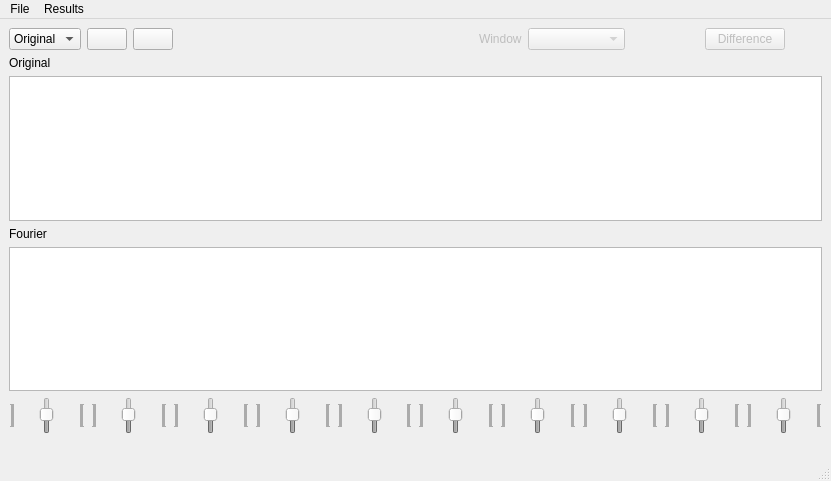
<?xml version="1.0" encoding="UTF-8"?>
<ui version="4.0">
 <class>MainWindow</class>
 <widget class="QMainWindow" name="MainWindow">
  <property name="geometry">
   <rect>
    <x>0</x>
    <y>0</y>
    <width>831</width>
    <height>481</height>
   </rect>
  </property>
  <property name="windowTitle">
   <string>MainWindow</string>
  </property>
  <widget class="QWidget" name="centralwidget">
   <layout class="QGridLayout" name="gridLayout">
    <item row="0" column="0">
     <layout class="QHBoxLayout" name="horizontalLayout_10">
      <property name="sizeConstraint">
       <enum>QLayout::SetMinAndMaxSize</enum>
      </property>
      <item>
       <widget class="QComboBox" name="comboBox">
        <property name="sizePolicy">
         <sizepolicy hsizetype="Fixed" vsizetype="Fixed">
          <horstretch>0</horstretch>
          <verstretch>0</verstretch>
         </sizepolicy>
        </property>
        <item>
         <property name="text">
          <string>Original</string>
         </property>
        </item>
        <item>
         <property name="text">
          <string>EQ1</string>
         </property>
        </item>
        <item>
         <property name="text">
          <string>EQ2</string>
         </property>
        </item>
       </widget>
      </item>
      <item>
       <widget class="QPushButton" name="pushButton">
        <property name="sizePolicy">
         <sizepolicy hsizetype="Fixed" vsizetype="Fixed">
          <horstretch>0</horstretch>
          <verstretch>0</verstretch>
         </sizepolicy>
        </property>
        <property name="text">
         <string/>
        </property>
        <property name="icon">
         <iconset>
          <normaloff>../pyqt practice/play.png</normaloff>../pyqt practice/play.png</iconset>
        </property>
       </widget>
      </item>
      <item>
       <widget class="QPushButton" name="pushButton_2">
        <property name="sizePolicy">
         <sizepolicy hsizetype="Fixed" vsizetype="Fixed">
          <horstretch>0</horstretch>
          <verstretch>0</verstretch>
         </sizepolicy>
        </property>
        <property name="text">
         <string/>
        </property>
        <property name="icon">
         <iconset>
          <normaloff>PngItem_2686305.png</normaloff>PngItem_2686305.png</iconset>
        </property>
       </widget>
      </item>
      <item>
       <spacer name="horizontalSpacer_9">
        <property name="orientation">
         <enum>Qt::Horizontal</enum>
        </property>
        <property name="sizeType">
         <enum>QSizePolicy::Fixed</enum>
        </property>
        <property name="sizeHint" stdset="0">
         <size>
          <width>300</width>
          <height>20</height>
         </size>
        </property>
       </spacer>
      </item>
      <item>
       <widget class="QLabel" name="label">
        <property name="enabled">
         <bool>false</bool>
        </property>
        <property name="sizePolicy">
         <sizepolicy hsizetype="Fixed" vsizetype="Fixed">
          <horstretch>0</horstretch>
          <verstretch>0</verstretch>
         </sizepolicy>
        </property>
        <property name="text">
         <string>Window</string>
        </property>
       </widget>
      </item>
      <item>
       <widget class="QComboBox" name="comboBox_2">
        <property name="enabled">
         <bool>false</bool>
        </property>
        <property name="sizePolicy">
         <sizepolicy hsizetype="Fixed" vsizetype="Fixed">
          <horstretch>0</horstretch>
          <verstretch>0</verstretch>
         </sizepolicy>
        </property>
        <item>
         <property name="text">
          <string/>
         </property>
        </item>
        <item>
         <property name="text">
          <string>Rectangular</string>
         </property>
        </item>
        <item>
         <property name="text">
          <string>Hamming</string>
         </property>
        </item>
        <item>
         <property name="text">
          <string>Hanning</string>
         </property>
        </item>
       </widget>
      </item>
      <item>
       <spacer name="horizontalSpacer_12">
        <property name="orientation">
         <enum>Qt::Horizontal</enum>
        </property>
        <property name="sizeType">
         <enum>QSizePolicy::Fixed</enum>
        </property>
        <property name="sizeHint" stdset="0">
         <size>
          <width>74</width>
          <height>20</height>
         </size>
        </property>
       </spacer>
      </item>
      <item>
       <widget class="QPushButton" name="pushButton_3">
        <property name="enabled">
         <bool>false</bool>
        </property>
        <property name="sizePolicy">
         <sizepolicy hsizetype="Fixed" vsizetype="Fixed">
          <horstretch>0</horstretch>
          <verstretch>0</verstretch>
         </sizepolicy>
        </property>
        <property name="text">
         <string>Difference</string>
        </property>
       </widget>
      </item>
      <item>
       <spacer name="horizontalSpacer">
        <property name="orientation">
         <enum>Qt::Horizontal</enum>
        </property>
        <property name="sizeHint" stdset="0">
         <size>
          <width>9</width>
          <height>20</height>
         </size>
        </property>
       </spacer>
      </item>
     </layout>
    </item>
    <item row="1" column="0">
     <layout class="QGridLayout" name="gridLayout_7">
      <item row="4" column="0">
       <layout class="QGridLayout" name="gridLayout_6">
        <item row="0" column="9">
         <widget class="QSlider" name="s10">
          <property name="enabled">
           <bool>false</bool>
          </property>
          <property name="sizePolicy">
           <sizepolicy hsizetype="Expanding" vsizetype="Expanding">
            <horstretch>0</horstretch>
            <verstretch>0</verstretch>
           </sizepolicy>
          </property>
          <property name="minimum">
           <number>-12</number>
          </property>
          <property name="maximum">
           <number>12</number>
          </property>
          <property name="value">
           <number>1</number>
          </property>
          <property name="sliderPosition">
           <number>1</number>
          </property>
          <property name="orientation">
           <enum>Qt::Vertical</enum>
          </property>
          <property name="tickPosition">
           <enum>QSlider::TicksBothSides</enum>
          </property>
          <property name="tickInterval">
           <number>1</number>
          </property>
         </widget>
        </item>
        <item row="0" column="8">
         <widget class="QSlider" name="s9">
          <property name="enabled">
           <bool>false</bool>
          </property>
          <property name="sizePolicy">
           <sizepolicy hsizetype="Expanding" vsizetype="Expanding">
            <horstretch>0</horstretch>
            <verstretch>0</verstretch>
           </sizepolicy>
          </property>
          <property name="minimum">
           <number>-12</number>
          </property>
          <property name="maximum">
           <number>12</number>
          </property>
          <property name="value">
           <number>1</number>
          </property>
          <property name="sliderPosition">
           <number>1</number>
          </property>
          <property name="orientation">
           <enum>Qt::Vertical</enum>
          </property>
          <property name="tickPosition">
           <enum>QSlider::TicksBothSides</enum>
          </property>
          <property name="tickInterval">
           <number>1</number>
          </property>
         </widget>
        </item>
        <item row="0" column="5">
         <widget class="QSlider" name="s6">
          <property name="enabled">
           <bool>false</bool>
          </property>
          <property name="sizePolicy">
           <sizepolicy hsizetype="Expanding" vsizetype="Expanding">
            <horstretch>0</horstretch>
            <verstretch>0</verstretch>
           </sizepolicy>
          </property>
          <property name="minimum">
           <number>-12</number>
          </property>
          <property name="maximum">
           <number>12</number>
          </property>
          <property name="value">
           <number>1</number>
          </property>
          <property name="orientation">
           <enum>Qt::Vertical</enum>
          </property>
          <property name="tickPosition">
           <enum>QSlider::TicksBothSides</enum>
          </property>
          <property name="tickInterval">
           <number>1</number>
          </property>
         </widget>
        </item>
        <item row="0" column="4">
         <widget class="QSlider" name="s5">
          <property name="enabled">
           <bool>false</bool>
          </property>
          <property name="sizePolicy">
           <sizepolicy hsizetype="Expanding" vsizetype="Expanding">
            <horstretch>0</horstretch>
            <verstretch>0</verstretch>
           </sizepolicy>
          </property>
          <property name="minimum">
           <number>-12</number>
          </property>
          <property name="maximum">
           <number>12</number>
          </property>
          <property name="value">
           <number>1</number>
          </property>
          <property name="orientation">
           <enum>Qt::Vertical</enum>
          </property>
          <property name="tickPosition">
           <enum>QSlider::TicksBothSides</enum>
          </property>
          <property name="tickInterval">
           <number>1</number>
          </property>
         </widget>
        </item>
        <item row="0" column="3">
         <widget class="QSlider" name="s4">
          <property name="enabled">
           <bool>false</bool>
          </property>
          <property name="sizePolicy">
           <sizepolicy hsizetype="Expanding" vsizetype="Expanding">
            <horstretch>0</horstretch>
            <verstretch>0</verstretch>
           </sizepolicy>
          </property>
          <property name="minimum">
           <number>-12</number>
          </property>
          <property name="maximum">
           <number>12</number>
          </property>
          <property name="value">
           <number>1</number>
          </property>
          <property name="orientation">
           <enum>Qt::Vertical</enum>
          </property>
          <property name="tickPosition">
           <enum>QSlider::TicksBothSides</enum>
          </property>
          <property name="tickInterval">
           <number>1</number>
          </property>
         </widget>
        </item>
        <item row="0" column="2">
         <widget class="QSlider" name="s3">
          <property name="enabled">
           <bool>false</bool>
          </property>
          <property name="sizePolicy">
           <sizepolicy hsizetype="Expanding" vsizetype="Expanding">
            <horstretch>0</horstretch>
            <verstretch>0</verstretch>
           </sizepolicy>
          </property>
          <property name="minimum">
           <number>-12</number>
          </property>
          <property name="maximum">
           <number>12</number>
          </property>
          <property name="value">
           <number>1</number>
          </property>
          <property name="orientation">
           <enum>Qt::Vertical</enum>
          </property>
          <property name="tickPosition">
           <enum>QSlider::TicksBothSides</enum>
          </property>
          <property name="tickInterval">
           <number>1</number>
          </property>
         </widget>
        </item>
        <item row="0" column="1">
         <widget class="QSlider" name="s2">
          <property name="enabled">
           <bool>false</bool>
          </property>
          <property name="sizePolicy">
           <sizepolicy hsizetype="Expanding" vsizetype="Expanding">
            <horstretch>0</horstretch>
            <verstretch>0</verstretch>
           </sizepolicy>
          </property>
          <property name="minimum">
           <number>-12</number>
          </property>
          <property name="maximum">
           <number>12</number>
          </property>
          <property name="value">
           <number>1</number>
          </property>
          <property name="orientation">
           <enum>Qt::Vertical</enum>
          </property>
          <property name="tickPosition">
           <enum>QSlider::TicksBothSides</enum>
          </property>
          <property name="tickInterval">
           <number>1</number>
          </property>
         </widget>
        </item>
        <item row="0" column="0">
         <widget class="QSlider" name="s1">
          <property name="enabled">
           <bool>false</bool>
          </property>
          <property name="sizePolicy">
           <sizepolicy hsizetype="Expanding" vsizetype="Expanding">
            <horstretch>0</horstretch>
            <verstretch>0</verstretch>
           </sizepolicy>
          </property>
          <property name="minimum">
           <number>-12</number>
          </property>
          <property name="maximum">
           <number>12</number>
          </property>
          <property name="value">
           <number>1</number>
          </property>
          <property name="orientation">
           <enum>Qt::Vertical</enum>
          </property>
          <property name="tickPosition">
           <enum>QSlider::TicksBothSides</enum>
          </property>
          <property name="tickInterval">
           <number>1</number>
          </property>
         </widget>
        </item>
        <item row="0" column="7">
         <widget class="QSlider" name="s8">
          <property name="enabled">
           <bool>false</bool>
          </property>
          <property name="sizePolicy">
           <sizepolicy hsizetype="Expanding" vsizetype="Expanding">
            <horstretch>0</horstretch>
            <verstretch>0</verstretch>
           </sizepolicy>
          </property>
          <property name="minimum">
           <number>-12</number>
          </property>
          <property name="maximum">
           <number>12</number>
          </property>
          <property name="value">
           <number>1</number>
          </property>
          <property name="orientation">
           <enum>Qt::Vertical</enum>
          </property>
          <property name="tickPosition">
           <enum>QSlider::TicksBothSides</enum>
          </property>
          <property name="tickInterval">
           <number>1</number>
          </property>
         </widget>
        </item>
        <item row="0" column="6">
         <widget class="QSlider" name="s7">
          <property name="enabled">
           <bool>false</bool>
          </property>
          <property name="sizePolicy">
           <sizepolicy hsizetype="Expanding" vsizetype="Expanding">
            <horstretch>0</horstretch>
            <verstretch>0</verstretch>
           </sizepolicy>
          </property>
          <property name="minimum">
           <number>-12</number>
          </property>
          <property name="maximum">
           <number>12</number>
          </property>
          <property name="value">
           <number>1</number>
          </property>
          <property name="orientation">
           <enum>Qt::Vertical</enum>
          </property>
          <property name="tickPosition">
           <enum>QSlider::TicksBothSides</enum>
          </property>
          <property name="tickInterval">
           <number>1</number>
          </property>
         </widget>
        </item>
        <item row="1" column="0">
         <widget class="QLabel" name="band1">
          <property name="enabled">
           <bool>false</bool>
          </property>
          <property name="font">
           <font>
            <pointsize>7</pointsize>
           </font>
          </property>
          <property name="layoutDirection">
           <enum>Qt::LeftToRight</enum>
          </property>
          <property name="text">
           <string/>
          </property>
          <property name="alignment">
           <set>Qt::AlignCenter</set>
          </property>
         </widget>
        </item>
        <item row="1" column="1">
         <widget class="QLabel" name="band2">
          <property name="enabled">
           <bool>false</bool>
          </property>
          <property name="font">
           <font>
            <pointsize>7</pointsize>
           </font>
          </property>
          <property name="text">
           <string/>
          </property>
          <property name="alignment">
           <set>Qt::AlignCenter</set>
          </property>
         </widget>
        </item>
        <item row="1" column="2">
         <widget class="QLabel" name="band3">
          <property name="enabled">
           <bool>false</bool>
          </property>
          <property name="font">
           <font>
            <pointsize>7</pointsize>
           </font>
          </property>
          <property name="text">
           <string/>
          </property>
          <property name="alignment">
           <set>Qt::AlignCenter</set>
          </property>
         </widget>
        </item>
        <item row="1" column="3">
         <widget class="QLabel" name="band4">
          <property name="enabled">
           <bool>false</bool>
          </property>
          <property name="font">
           <font>
            <pointsize>7</pointsize>
           </font>
          </property>
          <property name="text">
           <string/>
          </property>
          <property name="alignment">
           <set>Qt::AlignCenter</set>
          </property>
         </widget>
        </item>
        <item row="1" column="4">
         <widget class="QLabel" name="band5">
          <property name="enabled">
           <bool>false</bool>
          </property>
          <property name="font">
           <font>
            <pointsize>7</pointsize>
           </font>
          </property>
          <property name="text">
           <string/>
          </property>
          <property name="alignment">
           <set>Qt::AlignCenter</set>
          </property>
         </widget>
        </item>
        <item row="1" column="5">
         <widget class="QLabel" name="band6">
          <property name="enabled">
           <bool>false</bool>
          </property>
          <property name="font">
           <font>
            <pointsize>7</pointsize>
           </font>
          </property>
          <property name="text">
           <string/>
          </property>
          <property name="alignment">
           <set>Qt::AlignCenter</set>
          </property>
         </widget>
        </item>
        <item row="1" column="6">
         <widget class="QLabel" name="band7">
          <property name="enabled">
           <bool>false</bool>
          </property>
          <property name="font">
           <font>
            <pointsize>7</pointsize>
           </font>
          </property>
          <property name="text">
           <string/>
          </property>
          <property name="alignment">
           <set>Qt::AlignCenter</set>
          </property>
         </widget>
        </item>
        <item row="1" column="7">
         <widget class="QLabel" name="band8">
          <property name="enabled">
           <bool>false</bool>
          </property>
          <property name="font">
           <font>
            <pointsize>7</pointsize>
           </font>
          </property>
          <property name="text">
           <string/>
          </property>
          <property name="alignment">
           <set>Qt::AlignCenter</set>
          </property>
         </widget>
        </item>
        <item row="1" column="8">
         <widget class="QLabel" name="band9">
          <property name="enabled">
           <bool>false</bool>
          </property>
          <property name="font">
           <font>
            <pointsize>7</pointsize>
           </font>
          </property>
          <property name="text">
           <string/>
          </property>
          <property name="alignment">
           <set>Qt::AlignCenter</set>
          </property>
         </widget>
        </item>
        <item row="1" column="9">
         <widget class="QLabel" name="band10">
          <property name="enabled">
           <bool>false</bool>
          </property>
          <property name="font">
           <font>
            <pointsize>7</pointsize>
           </font>
          </property>
          <property name="text">
           <string/>
          </property>
          <property name="alignment">
           <set>Qt::AlignCenter</set>
          </property>
         </widget>
        </item>
       </layout>
      </item>
      <item row="3" column="0">
       <widget class="PlotWidget" name="graphicsView_2">
        <property name="sizePolicy">
         <sizepolicy hsizetype="Expanding" vsizetype="Expanding">
          <horstretch>0</horstretch>
          <verstretch>0</verstretch>
         </sizepolicy>
        </property>
       </widget>
      </item>
      <item row="1" column="0">
       <widget class="PlotWidget" name="graphicsView">
        <property name="sizePolicy">
         <sizepolicy hsizetype="Expanding" vsizetype="Expanding">
          <horstretch>0</horstretch>
          <verstretch>0</verstretch>
         </sizepolicy>
        </property>
       </widget>
      </item>
      <item row="0" column="0">
       <widget class="QLabel" name="label_2">
        <property name="text">
         <string>Original</string>
        </property>
       </widget>
      </item>
      <item row="2" column="0">
       <widget class="QLabel" name="label_3">
        <property name="text">
         <string>Fourier</string>
        </property>
       </widget>
      </item>
     </layout>
    </item>
   </layout>
  </widget>
  <widget class="QMenuBar" name="menubar">
   <property name="geometry">
    <rect>
     <x>0</x>
     <y>0</y>
     <width>831</width>
     <height>26</height>
    </rect>
   </property>
   <widget class="QMenu" name="menuFile">
    <property name="title">
     <string>File</string>
    </property>
    <addaction name="separator"/>
    <addaction name="actionopen"/>
    <addaction name="actionSave_EQ1"/>
    <addaction name="actionSave_EQ2"/>
    <addaction name="SaveEdit"/>
    <addaction name="actionSave_Difference"/>
   </widget>
   <widget class="QMenu" name="menuResults">
    <property name="title">
     <string>Results</string>
    </property>
    <addaction name="actionSave_EQ1_2"/>
    <addaction name="actionGet_EQ1"/>
    <addaction name="actionSave_EQ2_2"/>
    <addaction name="actionGet_EQ2"/>
   </widget>
   <addaction name="menuFile"/>
   <addaction name="menuResults"/>
  </widget>
  <widget class="QStatusBar" name="statusbar"/>
  <action name="actionopen">
   <property name="text">
    <string>Open</string>
   </property>
   <property name="shortcut">
    <string>Ctrl+O</string>
   </property>
  </action>
  <action name="actionSave_EQ1">
   <property name="text">
    <string>Save EQ1</string>
   </property>
   <property name="shortcut">
    <string>Ctrl+S</string>
   </property>
  </action>
  <action name="actionSave_EQ2">
   <property name="text">
    <string>Save EQ2</string>
   </property>
  </action>
  <action name="SaveEdit">
   <property name="text">
    <string>Save Edit </string>
   </property>
  </action>
  <action name="actionSave_Difference">
   <property name="text">
    <string>Save Difference </string>
   </property>
  </action>
  <action name="actionSave_EQ1_2">
   <property name="text">
    <string>Save EQ1 data</string>
   </property>
  </action>
  <action name="actionGet_EQ1">
   <property name="text">
    <string>Get EQ1 data</string>
   </property>
  </action>
  <action name="actionSave_EQ2_2">
   <property name="text">
    <string>Save EQ2 data</string>
   </property>
  </action>
  <action name="actionGet_EQ2">
   <property name="text">
    <string>Get EQ2 data</string>
   </property>
  </action>
 </widget>
 <customwidgets>
  <customwidget>
   <class>PlotWidget</class>
   <extends>QGraphicsView</extends>
   <header location="global">pyqtgraph</header>
  </customwidget>
 </customwidgets>
 <resources/>
 <connections/>
</ui>
